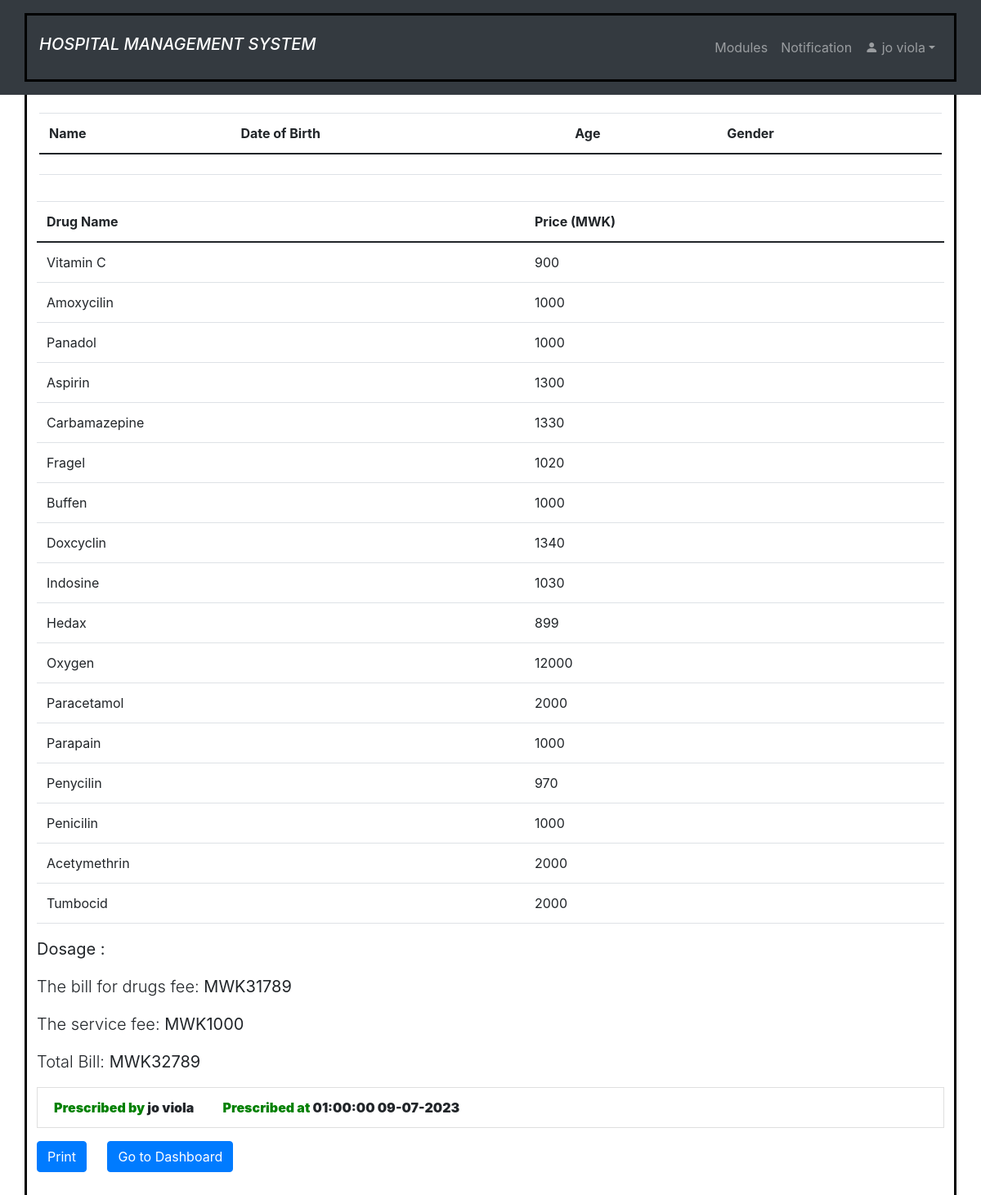
Page /doc_billing.php (signed in) on the committed database.
### tables this page shows
CREATE TABLE `drug` (
  `id` int(11) NOT NULL,
  `drug_name` varchar(255) NOT NULL,
  `drug_price2` text DEFAULT NULL,
  `status` text DEFAULT NULL
);

CREATE TABLE `doctor` (
  `id` int(11) NOT NULL,
  `uname` varchar(100) NOT NULL,
  `prof` varchar(100) NOT NULL,
  `role` text DEFAULT NULL,
  `email` text DEFAULT NULL,
  `pwd` varchar(100) NOT NULL
);

### doc_billing.php (the view, shortened to what this page needs)
<?php
    include 'doctor_regdb.php';
    include "comfig.php";
    include "dnavbar.php";
    if (isset($_SESSION['id']) && isset($_SESSION['uname'])){
        $patient_id = $_SESSION["patient_id"];
?>
<!DOCTYPE html>
<html lang="en">
  <head>
    <link rel="stylesheet" href="https://maxcdn.bootstrapcdn.com/bootstrap/4.5.2/css/bootstrap.min.css">
    <link rel="stylesheet" href="https://maxcdn.bootstrapcdn.com/bootstrap/4.5.2/css/bootstrap.min.css">
  </head>
  <body>
    <div class="container mt-5">
      <div class="row">
        <div class="col-sm-12">
          <?php
          $stmt = $mysqli->prepare("SELECT * FROM patient WHERE id = ?");
          $stmt->bind_param("i", $patient_id);
          $result = $stmt->execute();
          if ($result === false) {
            echo "<div class='alert alert-danger' role='alert'>Error: " . $stmt->error . "</div>";
          } else {
                      $patient = $stmt->get_result()->fetch_assoc();
                      $id = $patient['id'];
                      $name = $patient['name'];
                      $age = $patient['age'];
                      $gender = $patient['gender'];
                      $date = $patient['date'];
                      $lab_bill = $patient['lab_price'];
                      $rad_bill = $patient['rad_price'];
                      echo "<h1 class='mb-4'>Prescription, Dosage and Billing Summary</h1>";
                      ?>
                        <table class="table table-hover" style="overflow:auto">
                            <thead class="table table-hover">
                                <tr>
                                    <th>Name</th>
                                    <th>Date of Birth</th>
                                    <th>Age</th>
                                    <th>Gender</th>
                                </tr>
                            </thead>
                            <tbody id = "myTable">
                                <tr>
                                    <td><?php echo $name; ?></td>
                                    <td><?php echo $date; ?></td>
                                    <td><?php echo $age; ?></td>
                                    <td><?php echo $gender; ?></td>
                                </tr>
                            </tbody>
                        </table>
                        <?php
                    }
          echo "<div class='row mb-3'>";
                echo "<div class='table-responsive'>";
                echo "<table class='table table-striped'>";
                echo "<thead>";
                $patient_id = $patient["id"];
                $total_amount = 0;
                echo "<table class='table'>";
                echo "<thead><tr><th>Drug Name</th><th>Price (MWK)</th></tr></thead>";
                echo "<tbody>";
                $stmt = $mysqli->prepare("SELECT drug, dosage FROM patient WHERE id = ?");
                $stmt->bind_param("i", $patient_id);
                $stmt->execute();
                $result = $stmt->get_result();
                $patientData = $result->fetch_assoc();
                $drugs = explode(",", $patientData['drug']);
                $dosage = $patientData['dosage'];
                foreach ($drugs as $drug) {
                    $drugNamePattern = "%$drug%";
                    $stmt = $mysqli->prepare("SELECT drug_name, drug_price2 FROM drug WHERE drug_name LIKE ?");
                    $stmt->bind_param("s", $drugNamePattern);
                    $stmt->execute();
                    $result = $stmt->get_result();
                    if ($result->num_rows > 0) {
                        while ($row = $result->fetch_assoc()) {
                            echo "<tr><td>" . $row["drug_name"] . "</td><td>" . $row["drug_price2"] . "</td></tr>";
                            $total_amount += $row["drug_price2"];
                        }
                    }
                }
                $servicefee =1000;
                $total_bill = $total_amount + $servicefee + $rad_bill +$lab_bill;
                echo "</tbody>";
                echo "</table>";
                 echo "<p class='lead'><b>Dosage :</b> <strong>" . $dosage . "</strong></p>";
              echo "<p class='lead'>The bill for drugs fee: <strong> MWK" . $total_amount . "</strong></p>";
              echo "<p class='lead'>The service fee: <strong> MWK" . $servicefee . "</strong></p>";
              echo "<p class='lead'>Total Bill:  <strong>MWK" . $total_bill . " <strong></p>";
                if (isset($_SESSION['uname'])) {
                    $username = $_SESSION['uname'];
                    $stmt = $mysqli->prepare("SELECT * FROM doctor WHERE uname = ?");
                    $stmt->bind_param("s", $username);
                    $result = $stmt->execute();
                    if ($result === false) {
                      echo "<div class='alert alert-danger' role='alert'>Error: " . $stmt->error . "</div>";
                    } else {
                      $user = $stmt->get_result()->fetch_assoc();
                      $prescribed_on = date("H:i:s d-m-Y ");
                      echo "<p class='list-group-item'><b style='color: green;'>Prescribed by</b><b> " . $user['uname'] . "   </b>&nbsp;&nbsp; &nbsp; &nbsp;&nbsp; &nbsp;  <b style='color: green;'>Prescribed at </b><b>".$prescribed_on." </b></p>";
                      echo "<a href='doc_download_pdf.php?download=" . $id . "' class='btn btn-primary'>Print</a>";
                      echo "<a href='nurse_dashboard.php' class='btn btn-primary'>Go to Dashboard</a>";
                    }
                }
                ?>
        </div>
      </div>
    </div>
<?php
    }else {
        header("Location: home.php");
        exit();
    }
?>

### style.css (style rules this page uses)
body { margin: 0; padding: 0; background-size: 100%; font-family: sans-serif; }

### doc_billing.php (style rules this page uses)
.container { padding: 15px; border: 3px solid black; box-sizing: border-box; }

### rows in the picture
drug: drug_name "Vitamin C", drug_price2 "900"
drug: drug_name "Amoxycilin", drug_price2 "1000"
drug: drug_name "Panadol", drug_price2 "1000"
drug: drug_name "Aspirin", drug_price2 "1300"
drug: drug_name "Carbamazepine", drug_price2 "1330"
drug: drug_name "Fragel", drug_price2 "1020"
drug: drug_name "Buffen", drug_price2 "1000"
drug: drug_name "Doxcyclin", drug_price2 "1340"
drug: drug_name "Indosine", drug_price2 "1030"
drug: drug_name "Hedax", drug_price2 "899"
drug: drug_name "Oxygen", drug_price2 "12000"
drug: drug_name "Paracetamol", drug_price2 "2000"
drug: drug_name "Parapain", drug_price2 "1000"
drug: drug_name "Penycilin", drug_price2 "970"
drug: drug_name "Penicilin", drug_price2 "1000"
drug: drug_name "Acetymethrin", drug_price2 "2000"
drug: drug_name "Tumbocid", drug_price2 "2000"
doctor: uname "jo viola"

### other values in the picture
$_SESSION['uname'] "jo viola"
$total_amount "31789"
$servicefee "1000"
$total_bill "32789"
